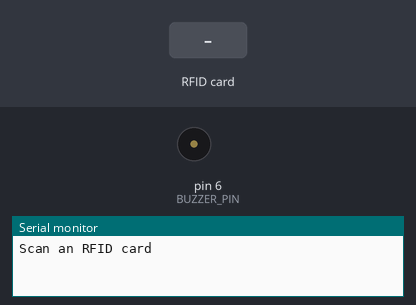
Bench run of a sketch on a simulated Arduino Mega 2560, built with avr-gcc and run on an emulated ATmega2560. On the bench: buzzer (waves = sounding), the last lines printed to the serial monitor. The inputs (shaded band) are chosen by the test bench.

Above: at 1.2 s.
1.3 s: RFID card B3 DA 47 39 held to the reader
At 1.4 s:
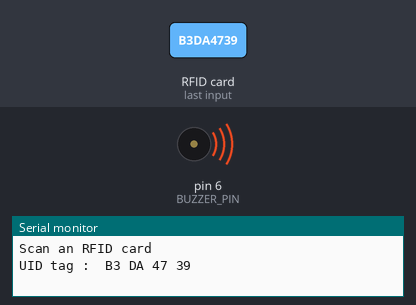
4.3 s: RFID card 5E 7A 19 C4 held to the reader
At 4.46 s:
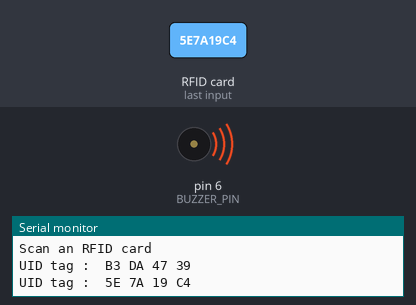
Timing chart, 0 to 7.3 s (numbered marks = the images above; inputs shaded):
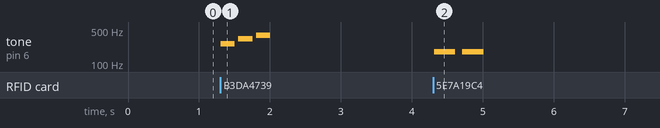

The sketch:

security_System_With_Buzzer.ino
```cpp
#include <SPI.h>
#include <MFRC522.h>

#define RST_PIN 5
#define SS_PIN  53
#define BUZZER_PIN 6

MFRC522 mfrc522(SS_PIN, RST_PIN);  // Create MFRC522 instance

// Your valid UID: B3 DA 47 39
const byte validUID[4] = {0xB3, 0xDA, 0x47, 0x39};

void setup() {
  Serial.begin(9600);
  SPI.begin();
  mfrc522.PCD_Init();   // Init MFRC522
  pinMode(BUZZER_PIN, OUTPUT);
  Serial.println("Scan an RFID card");
}

void loop() {
  if (!mfrc522.PICC_IsNewCardPresent()) return;
  if (!mfrc522.PICC_ReadCardSerial()) return;

  Serial.print("UID tag : ");
  for (byte i = 0; i < mfrc522.uid.size; i++) {
    Serial.print(mfrc522.uid.uidByte[i] < 0x10 ? " 0" : " ");
    Serial.print(mfrc522.uid.uidByte[i], HEX);
  }
  Serial.println();

  if (isValidCard(mfrc522.uid.uidByte)) {
    playSuccessTune();
  } else {
    playErrorTone();
  }

  delay(1500); // short delay before next scan
}

// ✅ Check if the UID matches
bool isValidCard(byte *uid) {
  for (int i = 0; i < 4; i++) {
    if (uid[i] != validUID[i]) return false;
  }
  return true;
}

// 🎵 Short melody for valid card
void playSuccessTune() {
  int melody[] = { 262, 330, 392 }; // C, E, G
  for (int i = 0; i < 3; i++) {
    tone(BUZZER_PIN, melody[i], 200);
    delay(250);
  }
  noTone(BUZZER_PIN);
}

// ❌ Error tone
void playErrorTone() {
  tone(BUZZER_PIN, 180, 300);
  delay(300);
  noTone(BUZZER_PIN);
  delay(100);
  tone(BUZZER_PIN, 180, 300);
  delay(300);
  noTone(BUZZER_PIN);
}
```

Measured:
- after the input at 1.3 s, tone on pin 6 (BUZZER_PIN): plays 262 Hz for 0.20 s, 330 Hz for 0.20 s, 392 Hz for 0.20 s, starting at once
- after the input at 4.3 s, tone on pin 6 (BUZZER_PIN): alternates 180 Hz for 0.30 s and silent for 0.10 s, 4 changes in all, then stays silent, starting at once
